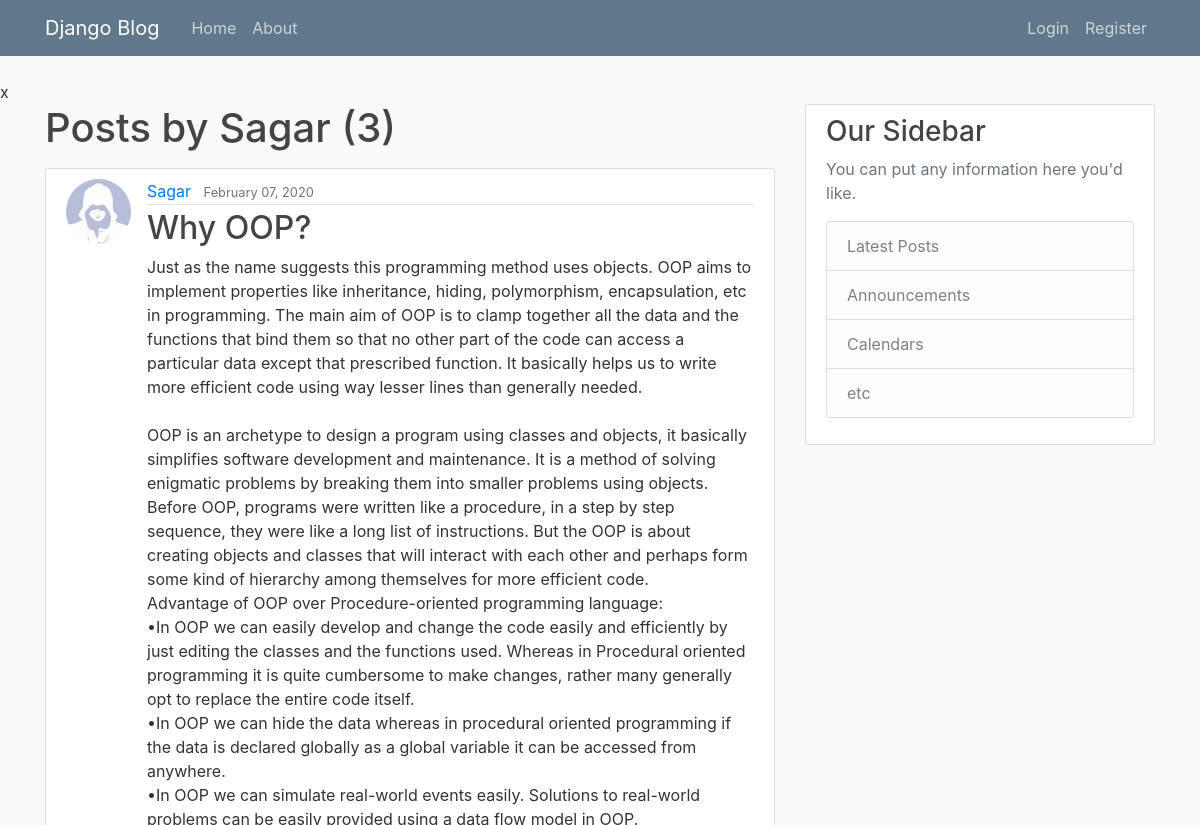
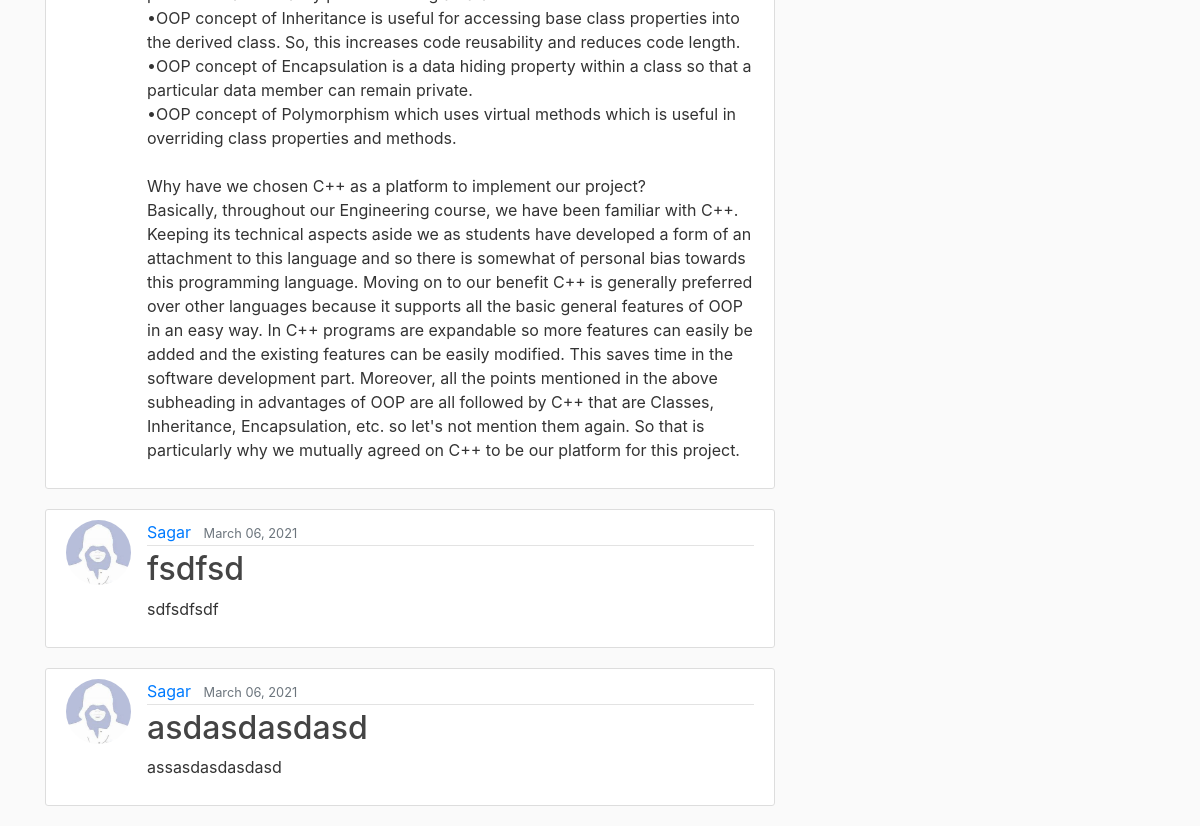
The app's page /user/Sagar, older data (2 pictures, top to bottom).
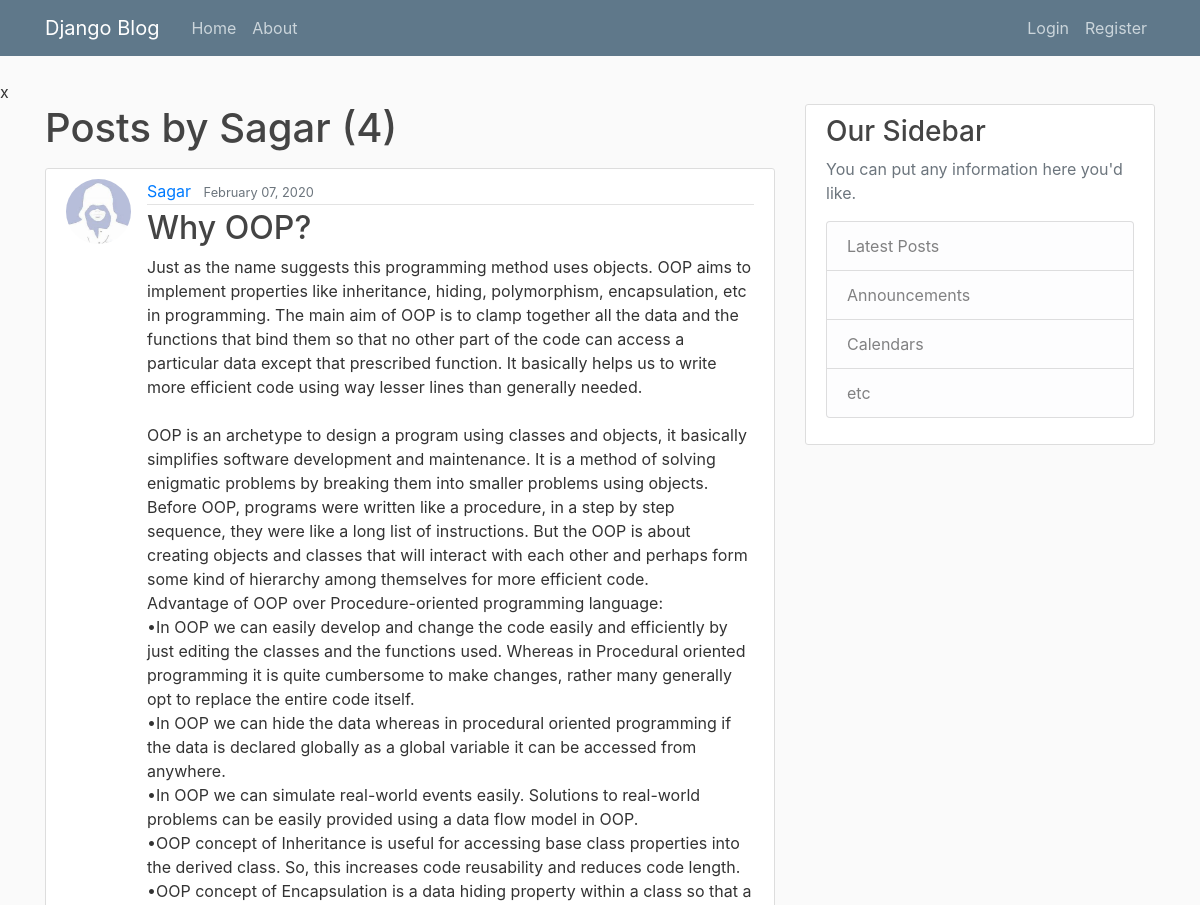
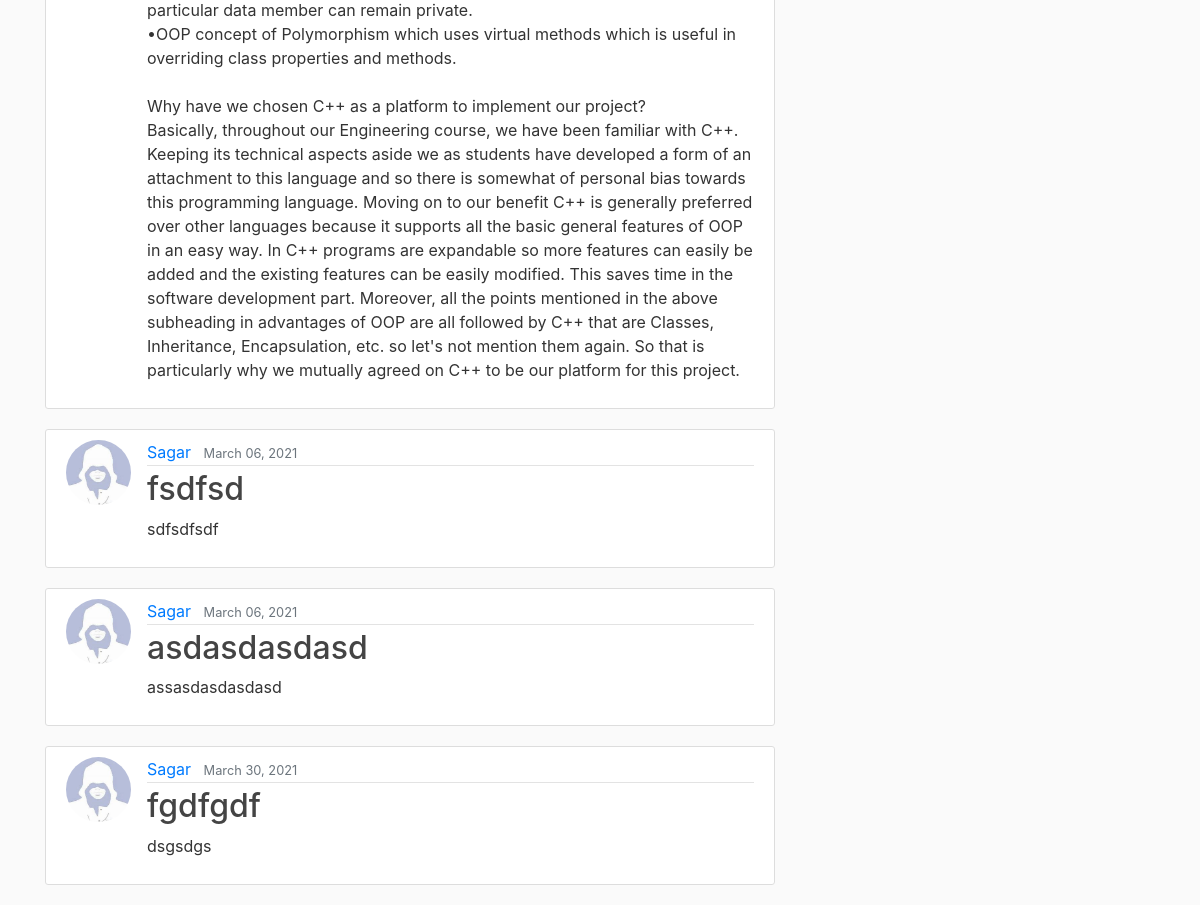
The same page, newer data (2 pictures, top to bottom).
### blog/models.py (models this page shows, shortened)
class Post(models.Model):
    title = models.CharField(max_length=100)
    content = models.TextField()
    date = models.DateTimeField(default=timezone.now)
    author = models.ForeignKey(User,on_delete= models.CASCADE)

### users/models.py (models this page shows, shortened)
class Profile(models.Model):
    user = models.OneToOneField(User, on_delete=models.CASCADE) #cascade means if user is deleted, profile is deleted too
    image = models.ImageField(default='default.jpg',upload_to='profile_pics')

### blog/views.py (the view)
# urls.py: path('user/<str:username>', UserPostListView.as_view(), name = 'user-posts'),
class UserPostListView(ListView):
    model = Post
    template_name = 'blog/user_posts.html' #<app>/<model>_<viewpoint>.html
    context_object_name = 'posts'
    paginate_by = 5
    def get_queryset(self):
        user = get_object_or_404(User, username = self.kwargs.get('username'))
        return Post.objects.filter(author = user).order_by('date')

### blog/templates/blog/user_posts.html (shortened to what this page needs)
{%extends "blog/base.html" %}
{%block content%}
        <h1 class="mb-3">Posts by {{view.kwargs.username}} ({{page_obj.paginator.count}})</h1>
    {%for post in posts%}
        <article class="media content-section back">
            <img class= "rounded-circle article-img" src="{{post.author.profile.image.url}}">
          <div class="media-body">
            <div class="article-metadata">
              <a class="mr-2" href="{%url 'user-posts' post.author.username%}">{{ post.author }}</a>
              <small class="text-muted">{{ post.date|date:"F d, Y" }}</small>
            </div>
            <h2><a class="article-title" href="{%url 'post-detail' post.id %}">{{ post.title }}</a></h2>
            <p class="article-content">{{ post.content }}</p>
          </div>
        </article>
    {%endfor%}
{%endblock content%}

Row changes from the older to the newer data that the page shows:
added Post: author.profile.image (placeholder picture), author "Sagar", date "March 30, 2021", title "fgdfgdf", content "dsgsdgs"
Text that changed along with them:
{{ page_obj.paginator.count }}: "3" → "4"
